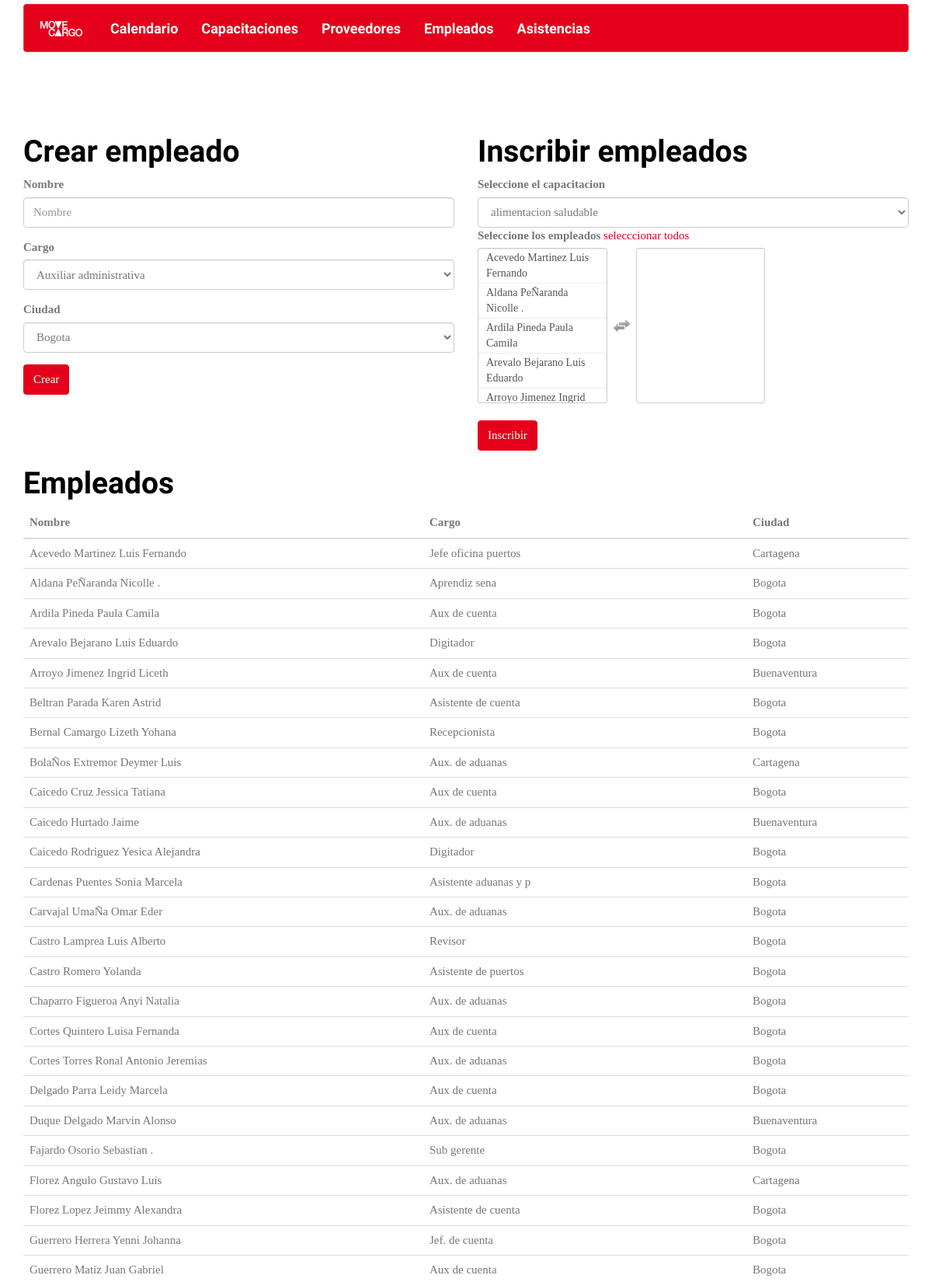
Page /index.php/empleados (upper part) on the committed database.
### tables this page shows
CREATE TABLE `empleados` (
  `id` int(11) NOT NULL,
  `nombre` varchar(200) NOT NULL,
  `cargo` int(11) NOT NULL,
  `ciudad` int(11) NOT NULL
);

CREATE TABLE `cargos` (
  `id` int(11) NOT NULL,
  `nombre` varchar(200) NOT NULL
);

CREATE TABLE `sedes` (
  `id` int(11) NOT NULL,
  `nombre` varchar(200) NOT NULL
);

### application/controllers/Empleados.php (called while the page is built, shortened)
<?php
class Empleados extends CI_Controller {
    public function __construct()
    {
        $this->load->model("empleados_model");
        $this->load->model("capacitaciones_model");
    }
    public function index()
    {
        $datos['capacitaciones']= $this->capacitaciones_model->traer_capacitaciones();
        $datos["cargos"]=$this->empleados_model->traer_cargos();
        $datos["sedes"]=$this->empleados_model->traer_sedes();
        $datos["empleados"]=$this->empleados_model->traer_empleados();
        $this->load->view("empleados_view",$datos);
    }
}

### index.php (called while the page is built, shortened)
<?php
require_once BASEPATH.'core/CodeIgniter.php';

### application/models/Empleados_model.php (called while the page is built, shortened)
<?php if ( ! defined('BASEPATH')) exit('No direct script access allowed');
class Empleados_model extends CI_Model
{
    public function traer_empleados()
    {
        $empleados=array();
        $this->db->select("empleados.id, empleados.nombre, cargos.nombre as cargo, sedes.nombre as ciudad");
        $this->db->from("empleados");
        $this->db->join("cargos","cargos.id=empleados.cargo","left");
        $this->db->join("sedes","sedes.id=empleados.ciudad","left");
        $this->db->group_by("empleados.id");
        $this->db->order_by("empleados.nombre");
        $query=$this->db->get();
        foreach ($query->result() as $row)
        {
            $empleados[$row->id]["id"]=$row->id;
            $empleados[$row->id]["nombre"]=$row->nombre;
            $empleados[$row->id]["cargo"]=$row->cargo;
            $empleados[$row->id]["ciudad"]=$row->ciudad;
        }
        return $empleados;
    }
    public function traer_cargos()
    {
        $cargos=array();
        $query=$this->db->get("cargos");
        foreach ($query->result() as $row)
        {
            $cargos[$row->id]["id"]=$row->id;
            $cargos[$row->id]["nombre"]=$row->nombre;
        }
        return $cargos;
    }
    public function traer_sedes()
    {
        $sedes=array();
        $query=$this->db->get("sedes");
        foreach ($query->result() as $row)
        {
            $sedes[$row->id]["id"]=$row->id;
            $sedes[$row->id]["nombre"]=$row->nombre;
        }
        return $sedes;
    }
}

### application/models/Capacitaciones_model.php (called while the page is built, shortened)
<?php if ( ! defined('BASEPATH')) exit('No direct script access allowed');
class Capacitaciones_model extends CI_Model
{
    public function traer_capacitaciones()
    {
        $capacitaciones=array();
        $this->db->select("capacitaciones.id, capacitaciones.titulo, proveedores.nombre as proveedor, capacitaciones.fecha, capacitaciones.duracion");
        $this->db->from("capacitaciones");
        $this->db->join('proveedores',"proveedores.id=capacitaciones.proveedor","left");
        $this->db->group_by("capacitaciones.id");
        $query=$this->db->get();
        foreach ($query->result() as $row)
        {
            $capacitaciones[$row->id]['id']=$row->id;
            $capacitaciones[$row->id]['titulo']=$row->titulo;
            $capacitaciones[$row->id]['proveedor']=$row->proveedor;
            $capacitaciones[$row->id]['fecha']=$row->fecha;
            $capacitaciones[$row->id]['duracion']=$row->duracion;
        }
        return $capacitaciones;
    }
}

### application/views/empleados_view.php (the view, shortened to what this page needs)
<?php $this->load->view("header");  ?>
        <div class="container">
            <div class="row">
                <div class="col-md-6">
                    <h1>Crear empleado</h1>
                    <form method="post" action="<?=base_url()?>empleados/crear_empleado">
                        <div class="form-group">
                            <label for="nombre">Nombre</label>
                            <input type="text" class="form-control" id="nombre" name="nombre" placeholder="Nombre" required="">
                        </div>
                        <div class="form-group">
                            <label for="cargo">Cargo</label>
                            <select class="form-control" name="cargo" id="cargo">
<?php
foreach ($cargos as $cargo)
{
?>
                                <option value="<?=$cargo["id"]?>"><?=$cargo["nombre"]?></option>
<?php
}
?>
                            </select>
                        </div>
                        <div class="form-group">
                            <label for="ciudad">Ciudad</label>
                            <select class="form-control" name="ciudad" id="ciudad">
<?php
foreach ($sedes as $sede)
{
?>
                                <option value="<?=$sede["id"]?>"><?=$sede["nombre"]?></option>
<?php
}
?>
                            </select>
                        </div>
                        <button type="submit" class="btn btn-primary">Crear</button>
                    </form>
                </div>
                <div class="col-md-6">
                    <h1>Inscribir empleados</h1>
                    <form method="post" action="<?=base_url()?>empleados/inscribir_empleados">
                        <label for="capacitacion">Seleccione el capacitacion</label>
                        <select class="form-control" name="capacitacion" id="capacitacion">
<?php
foreach ($capacitaciones as $capacitacion)
{
?>
                            <option value="<?=$capacitacion["id"]?>"><?=$capacitacion["titulo"]?></option>
<?php
}
?>
                        </select>
                        <label for="empleados">Seleccione los empleados</label>
                        <a href='#' id='select-all'>selecccionar todos</a>
                        <select multiple="multiple" id="empleados" name="empleados[]">
<?php
foreach ($empleados as $empleado)
{
?>
                            <option value="<?=$empleado["id"]?>"><?=$empleado["nombre"]?></option>
<?php
}
?>
                        </select>
                        <br>
                        <button type="submit" class="btn btn-primary">Inscribir</button>
                    </form>
                </div>
            </div>
            <div class="row">
                <div class="col-md-12">
                    <h1>Empleados</h1>
                    <table class="table">
                        <thead>
                            <tr>
                                <th>Nombre</th>
                                <th>Cargo</th>
                                <th>Ciudad</th>
                            </tr>
                        </thead>
                        <tbody>
<?php
foreach ($empleados as $empleado)
{
?>
                            <tr>
                                <td><?=$empleado["nombre"]?></td>
                                <td><?=$empleado["cargo"]?></td>
                                <td><?=$empleado["ciudad"]?></td>
                            </tr>
<?php
}
?>
                        </tbody>
                    </table>
                </div>
            </div>
        </div>
<?php $this->load->view("footer");  ?>

### application/views/header.php (shortened to what this page needs)
<!DOCTYPE html>
<html lang="es">
    <head>
        <link rel="stylesheet" href="<?=  base_url()?>assets/css/bootstrap-journal.css" />
        <link rel="stylesheet" href="<?=  base_url()?>assets/css/fullcalendar.css" />
        <link rel="stylesheet" href="<?=  base_url()?>assets/css/datetimepicker.css" />
        <link rel="stylesheet" href="<?=  base_url()?>assets/css/multi-select.css" />
        <link rel="stylesheet" href="<?=  base_url()?>assets/css/estilos.css" />
    </head>
    <body>
        <header>
            <div class="container">
                <nav class="navbar navbar-inverse">
                    <div class="container-fluid">
                        <div class="navbar-header">
                            <a class="navbar-brand" href="<?=  base_url()?>inicio"><img alt="Brand" src="<?=  base_url()?>assets/img/mcargo_logo.png"></a>
                        </div>
                        <div class="collapse navbar-collapse" id="bs-example-navbar-collapse-1">
                            <ul class="nav navbar-nav">
                                <li><a href="<?=  base_url()?>calendario">Calendario<span class="sr-only">(current)</span></a></li>
                                <li><a href="<?=  base_url()?>capacitaciones">Capacitaciones</a></li>
                                <li><a href="<?=  base_url()?>proveedores">Proveedores</a></li>
                                <li><a href="<?=  base_url()?>empleados">Empleados</a></li>
                                <li><a href="<?=  base_url()?>asistencias">Asistencias</a></li>
                            </ul>
                        </div>
                    </div>
                </nav>
            </div>
        </header>

### application/views/footer.php (shortened to what this page needs)
        <br>
        <br>
        <br>
        <br>
    </body>
</html>

### assets/css/multi-select.css (style rules this page uses)
.ms-container .ms-selectable li.ms-elem-selectable, .ms-container .ms-selection li.ms-elem-selection { border-bottom: 1px #eee solid; padding: 2px 10px; color: #555; font-size: 14px; }

### assets/css/estilos.css (style rules this page uses)
html { position: relative; min-height: 100%; }
body { margin: 0 0 65px; }
body > .container { padding-top: 60px; }
header { padding: 5px 5px 5px 5px; }

### rows in the picture
empleados: $empleado["id"] 25 (drawn), nombre "Acevedo Martinez Luis Fernando", cargo.nombre "Jefe oficina puertos", ciudad.nombre "Cartagena"
empleados: $empleado["id"] 55 (drawn), nombre "Aldana PeÑaranda Nicolle .", cargo.nombre "Aprendiz sena", ciudad.nombre "Bogota"
empleados: $empleado["id"] 62 (drawn), nombre "Ardila Pineda Paula Camila", cargo.nombre "Aux de cuenta", ciudad.nombre "Bogota"
empleados: $empleado["id"] 35 (drawn), nombre "Arevalo Bejarano Luis Eduardo", cargo.nombre "Digitador", ciudad.nombre "Bogota"
empleados: $empleado["id"] 8 (drawn), nombre "Arroyo Jimenez Ingrid Liceth", cargo.nombre "Aux de cuenta", ciudad.nombre "Buenaventura"
empleados: nombre "Beltran Parada Karen Astrid", cargo.nombre "Asistente de cuenta", ciudad.nombre "Bogota"
empleados: nombre "Bernal Camargo Lizeth Yohana", cargo.nombre "Recepcionista", ciudad.nombre "Bogota"
empleados: nombre "BolaÑos Extremor Deymer Luis", cargo.nombre "Aux. de aduanas", ciudad.nombre "Cartagena"
empleados: nombre "Caicedo Cruz Jessica Tatiana", cargo.nombre "Aux de cuenta", ciudad.nombre "Bogota"
empleados: nombre "Caicedo Hurtado Jaime", cargo.nombre "Aux. de aduanas", ciudad.nombre "Buenaventura"
empleados: nombre "Caicedo Rodriguez Yesica Alejandra", cargo.nombre "Digitador", ciudad.nombre "Bogota"
empleados: nombre "Cardenas Puentes Sonia Marcela", cargo.nombre "Asistente aduanas y p", ciudad.nombre "Bogota"
empleados: nombre "Carvajal UmaÑa Omar Eder", cargo.nombre "Aux. de aduanas", ciudad.nombre "Bogota"
empleados: nombre "Castro Lamprea Luis Alberto", cargo.nombre "Revisor", ciudad.nombre "Bogota"
empleados: nombre "Castro Romero Yolanda", cargo.nombre "Asistente de puertos", ciudad.nombre "Bogota"
empleados: nombre "Chaparro Figueroa Anyi Natalia", cargo.nombre "Aux. de aduanas", ciudad.nombre "Bogota"
empleados: nombre "Cortes Quintero Luisa Fernanda", cargo.nombre "Aux de cuenta", ciudad.nombre "Bogota"
empleados: nombre "Cortes Torres Ronal Antonio Jeremias", cargo.nombre "Aux. de aduanas", ciudad.nombre "Bogota"
empleados: nombre "Delgado Parra Leidy Marcela", cargo.nombre "Aux de cuenta", ciudad.nombre "Bogota"
empleados: nombre "Duque Delgado Marvin Alonso", cargo.nombre "Aux. de aduanas", ciudad.nombre "Buenaventura"
empleados: nombre "Fajardo Osorio Sebastian .", cargo.nombre "Sub gerente", ciudad.nombre "Bogota"
empleados: nombre "Florez Angulo Gustavo Luis", cargo.nombre "Aux. de aduanas", ciudad.nombre "Cartagena"
empleados: nombre "Florez Lopez Jeimmy Alexandra", cargo.nombre "Asistente de cuenta", ciudad.nombre "Bogota"
empleados: nombre "Guerrero Herrera Yenni Johanna", cargo.nombre "Jef. de cuenta", ciudad.nombre "Bogota"
empleados: nombre "Guerrero Matiz Juan Gabriel", cargo.nombre "Aux de cuenta", ciudad.nombre "Bogota"

### other values in the picture
form field cargo "Auxiliar administrativa"
form field ciudad "Bogota"
form field capacitacion "alimentacion saludable"
